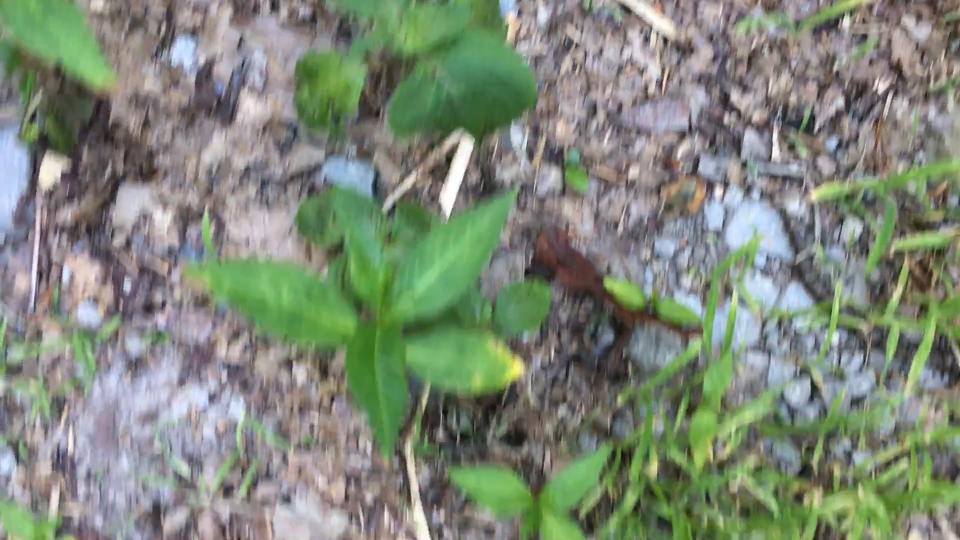
#> input picture frame 13 of patchy_ground.MOV, 1920 x 1080 px (shown at 1/2 size)
$ python litter_detect.py
#> lines starting #> are read from the running program, lines starting #| are printed output that depends on the picture; after the words box and inside, x2 and y2 are one past the last pixel; in counts of white or black regions, pixels touching at a corner belong together
import cv2
import numpy as np

# specify the file that's being read
video = cv2.VideoCapture('patchy_ground.MOV')
# 'few_plants.MOV'
# 'cigarette.MOV'
# 'patchy_ground.MOV'

# loop through each frame
while True:
    ret, img_frame = video.read()
#> img_frame is the input picture: shape (1080, 1920, 3); mean B, G, R 120.2, 136.3, 126.7
    if ret==False:
        break
    hsv_frame = cv2.cvtColor(img_frame, cv2.COLOR_BGR2HSV)
#> hsv_frame: shape (1080, 1920, 3); mean H, S, V 73.4, 51.8, 143.4
    hsv_frame[:,:,2] -= 60
#> hsv_frame: shape (1080, 1920, 3); mean H, S, V 73.4, 51.8, 88.5

# RED
    red_lower = np.array([160,100,150],dtype=np.uint8)
    red_upper = np.array([180,255,255],dtype=np.uint8)
    red_mask = cv2.inRange(hsv_frame, red_lower, red_upper)
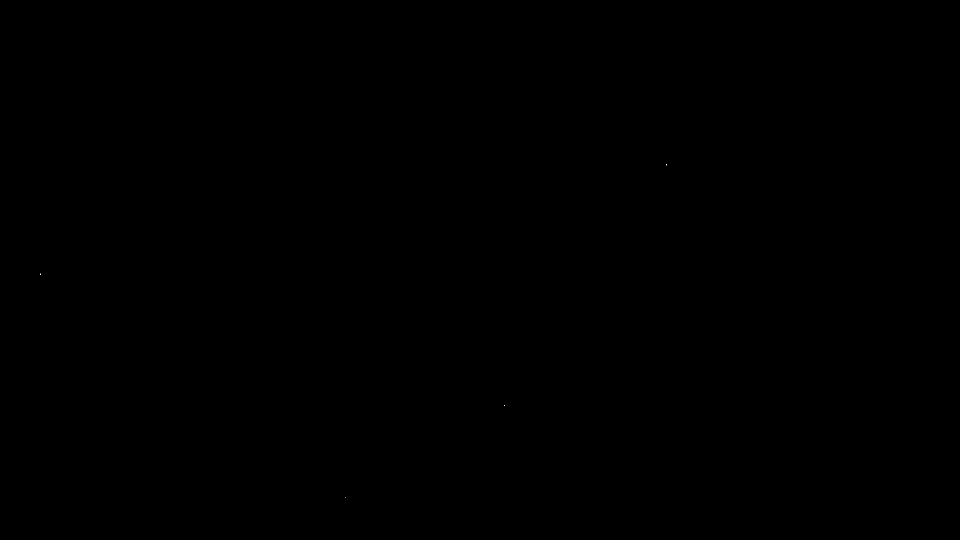
#> red_mask: shape (1080, 1920) (shown at 1/2 size); 0% white in thin lines or dots, all inside (x1, y1, x2, y2) = (81, 329, 1334, 995)

# ORANGE/YELLOW
    orange_lower = np.array([5, 50, 50],np.uint8)
    orange_upper = np.array([30, 255, 255],np.uint8)
    orange_mask = cv2.inRange(hsv_frame, orange_lower, orange_upper)
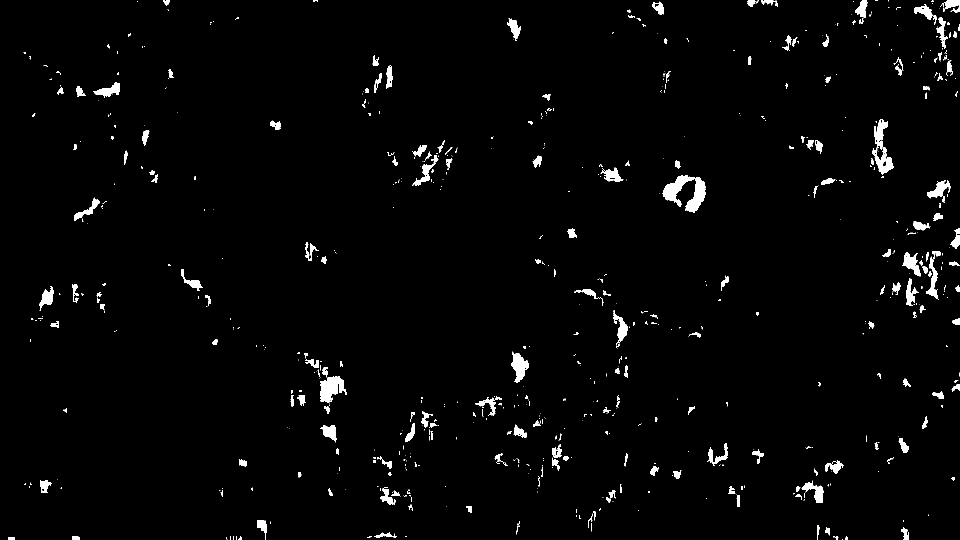
#> orange_mask: shape (1080, 1920) (shown at 1/2 size); 2.3% white; 795 white regions (544 under 20 px), largest, box (x1, y1, x2, y2) and area: (1324, 350, 1412, 424) 3076, (1744, 238, 1788, 350) 1911, (640, 752, 694, 806) 1703

# GREEN
    green_lower = np.array([30,80,100],dtype=np.uint8)
    green_upper = np.array([90,255,255],dtype=np.uint8)
    green_mask = cv2.inRange(hsv_frame, green_lower, green_upper)
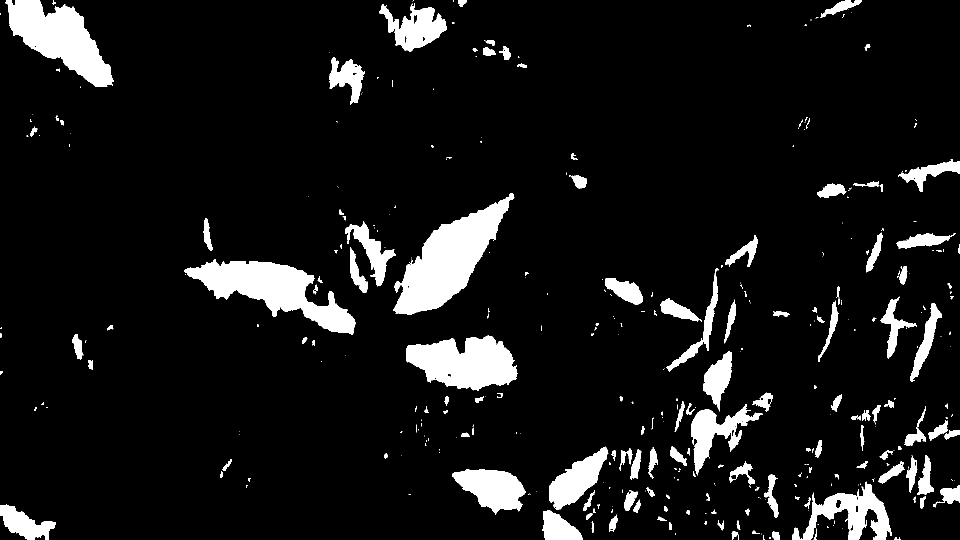
#> green_mask: shape (1080, 1920) (shown at 1/2 size); 8.9% white; 464 white regions (291 under 20 px), largest, box (x1, y1, x2, y2) and area: (789, 386, 1028, 630) 24251, (368, 518, 711, 669) 20820, (11, 0, 226, 174) 18467

# BLUE
    blue_lower = np.array([105,153,160],dtype=np.uint8)
    blue_upper = np.array([140,255,255],dtype=np.uint8)
    blue_mask = cv2.inRange(hsv_frame, blue_lower, blue_upper)
#> blue_mask: shape (1080, 1920); 0% white in thin lines or dots, all inside (x1, y1, x2, y2) = (1728, 723, 1729, 724)

# WHITE
    white_lower = np.array([0, 0, 190],np.uint8)
    white_upper = np.array([359, 50, 255],np.uint8)
    white_mask = cv2.inRange(hsv_frame, white_lower, white_upper)
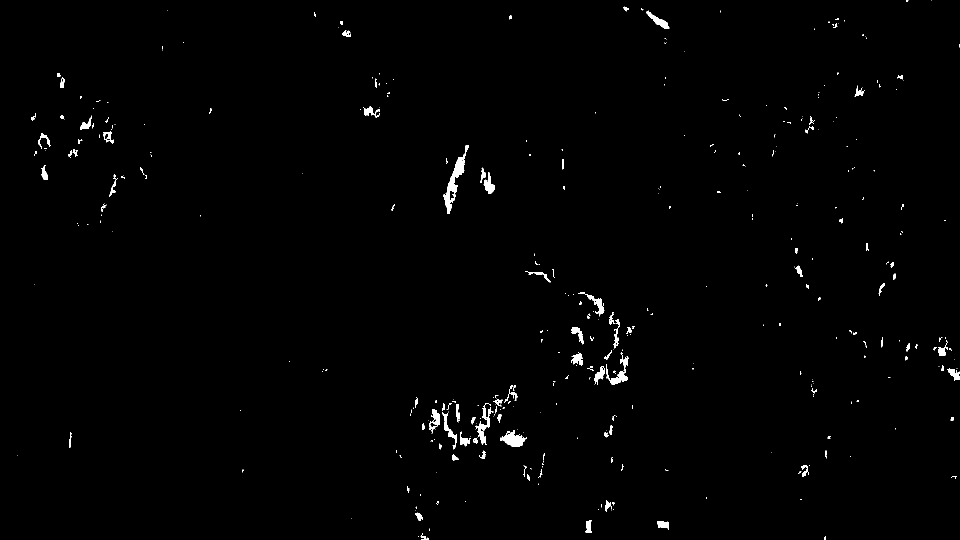
#> white_mask: shape (1080, 1920) (shown at 1/2 size); 0.89% white; 411 white regions (288 under 20 px), largest, box (x1, y1, x2, y2) and area: (887, 291, 938, 428) 1727, (1000, 860, 1054, 894) 929, (951, 806, 987, 890) 854

    white = cv2.bitwise_and(img_frame, img_frame, mask=white_mask)
    blue = cv2.bitwise_and(img_frame,img_frame,mask=blue_mask)
    both = cv2.bitwise_or(white,blue)

# Filter out the white and blue shades from the image
    cv2.namedWindow("output", cv2.WINDOW_NORMAL)
    img_resized = cv2.resize(img_frame, (int(img_frame.shape[1]*0.5),int(img_frame.shape[0]*0.5)))
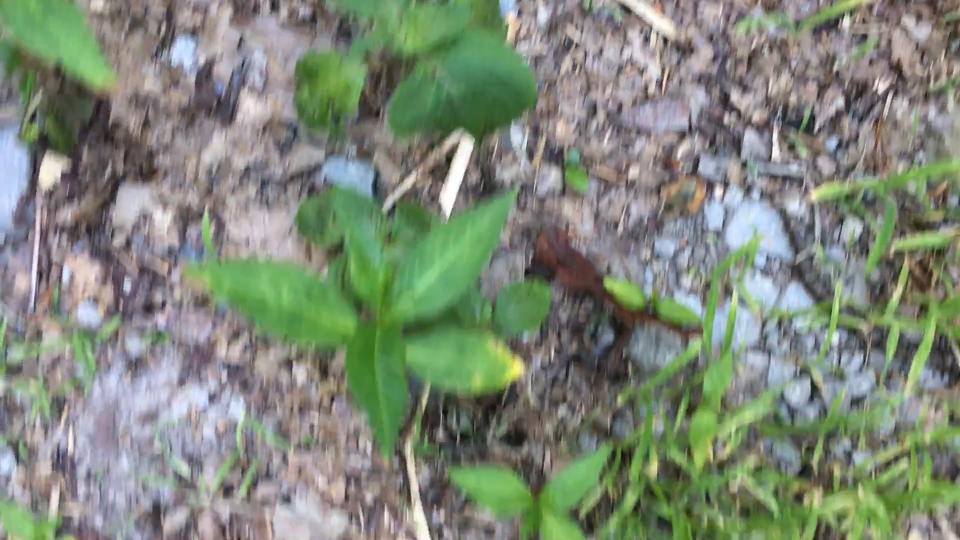
#> img_resized: shape (540, 960, 3); mean B, G, R 120.3, 136.5, 126.8
    output_final = cv2.resize(white, (int(white.shape[1]*0.5),int(white.shape[0]*0.5)))
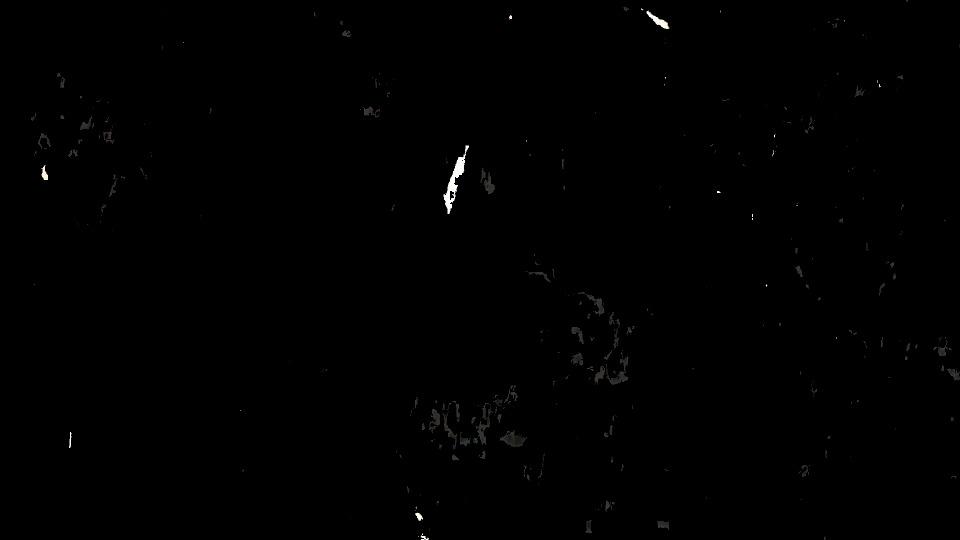
#> output_final: shape (540, 960, 3); mean B, G, R 0.7, 0.7, 0.7
    cv2.imshow("output", np.hstack([img_resized, output_final]))
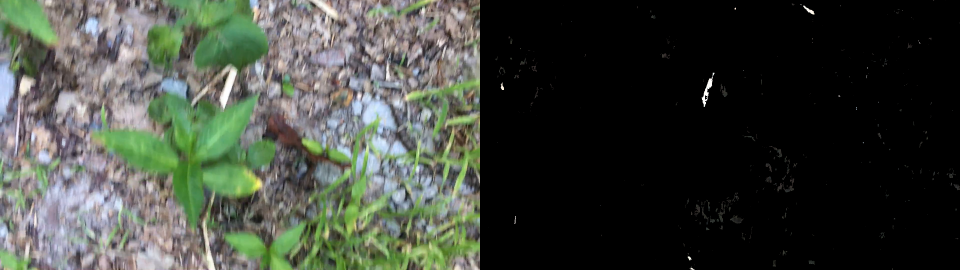
#> window 'output': shape (540, 1920, 3) (shown at 1/2 size); mean B, G, R 60.5, 68.6, 63.8
    # Close the window if the Q key is pressed
    if cv2.waitKey(25) & 0xFF == ord('q'):
#> (key q is pressed here)
        break

$ run again, starting later in the video
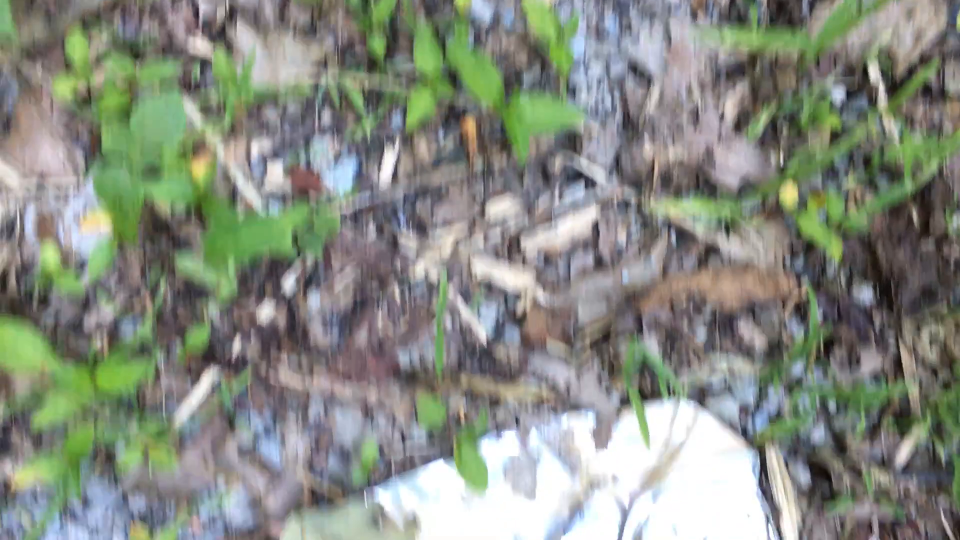
#> input picture frame 60 of patchy_ground.MOV, 1920 x 1080 px (shown at 1/2 size)
#> img_frame is the input picture: shape (1080, 1920, 3); mean B, G, R 128.9, 139.7, 134.4
#> red_mask: shape (1080, 1920); 0% white in thin lines or dots, all inside (x1, y1, x2, y2) = (1652, 698, 1743, 1058)
#> `orange_mask = cv2.inRange(hsv_frame, orange_lower, orange_upper)`:
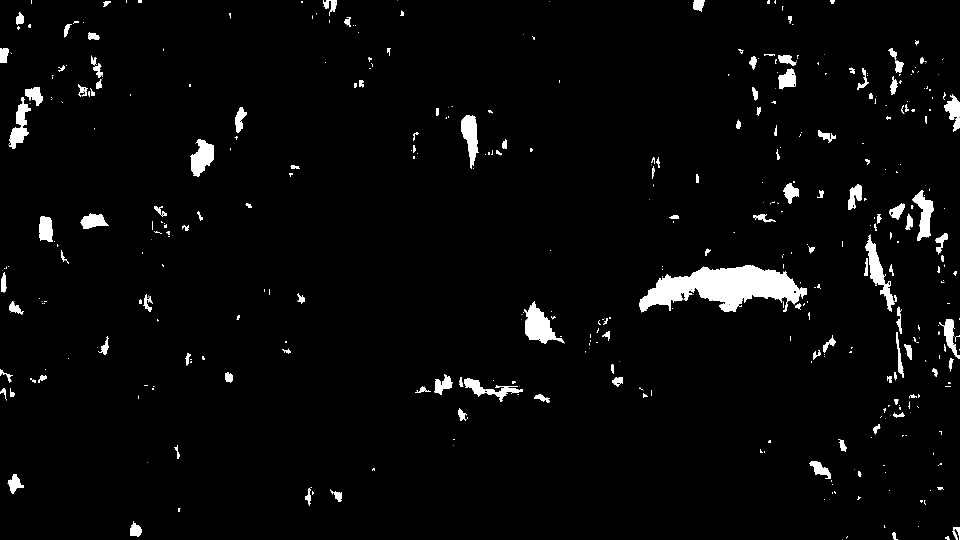
#> orange_mask: shape (1080, 1920) (shown at 1/2 size); 3.2% white; 498 white regions (300 under 20 px), largest, box (x1, y1, x2, y2) and area: (1278, 530, 1614, 624) 17677, (1048, 602, 1129, 688) 3179, (1730, 469, 1789, 624) 2556
#> green_mask: shape (1080, 1920); 6.6% white; 283 white regions (168 under 20 px), largest, box (x1, y1, x2, y2) and area: (0, 646, 185, 855) 16213, (188, 215, 384, 408) 14699, (1022, 190, 1158, 318) 8472
#> blue_mask: shape (1080, 1920); 0% white in thin lines or dots, all inside (x1, y1, x2, y2) = (1694, 186, 1695, 193)
#> white_mask: shape (1080, 1920); 5.1% white; 448 white regions (294 under 20 px), largest, box (x1, y1, x2, y2) and area: (757, 858, 1141, 1080) 36920, (1287, 826, 1533, 1080) 31997, (1126, 818, 1328, 1080) 15963
#> `cv2.imshow("output", np.hstack([img_resized, output_final]))`:
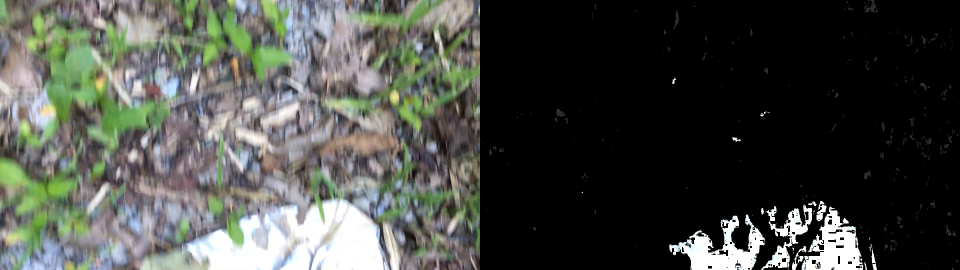
#> window 'output': shape (540, 1920, 3) (shown at 1/2 size); mean B, G, R 70.3, 75.7, 72.9

$ run again, starting later in the video
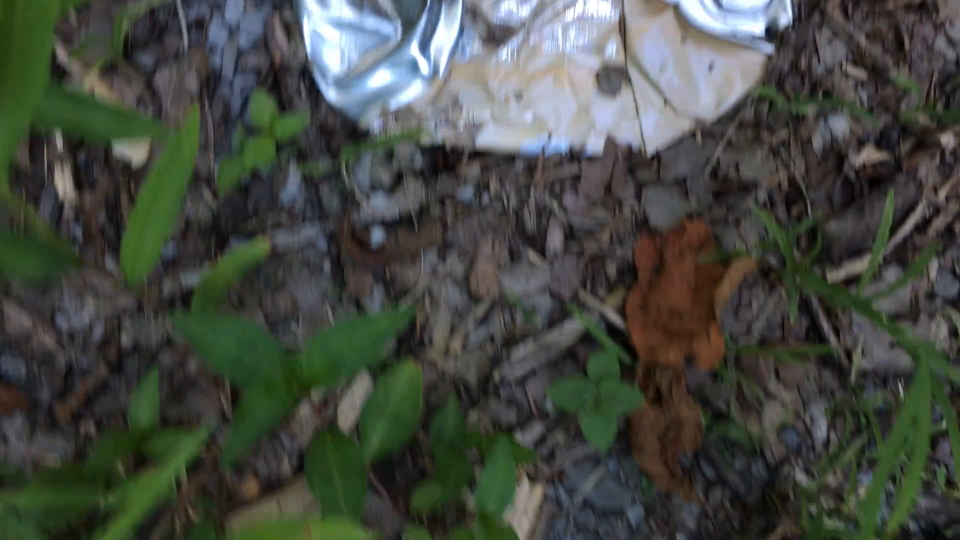
#> input picture frame 107 of patchy_ground.MOV, 1920 x 1080 px (shown at 1/2 size)
#> img_frame is the input picture: shape (1080, 1920, 3); mean B, G, R 66.2, 73.4, 68.9
#> red_mask: shape (1080, 1920); 0.05% white in thin lines or dots, all inside (x1, y1, x2, y2) = (64, 5, 1920, 979)
#> `orange_mask = cv2.inRange(hsv_frame, orange_lower, orange_upper)`:
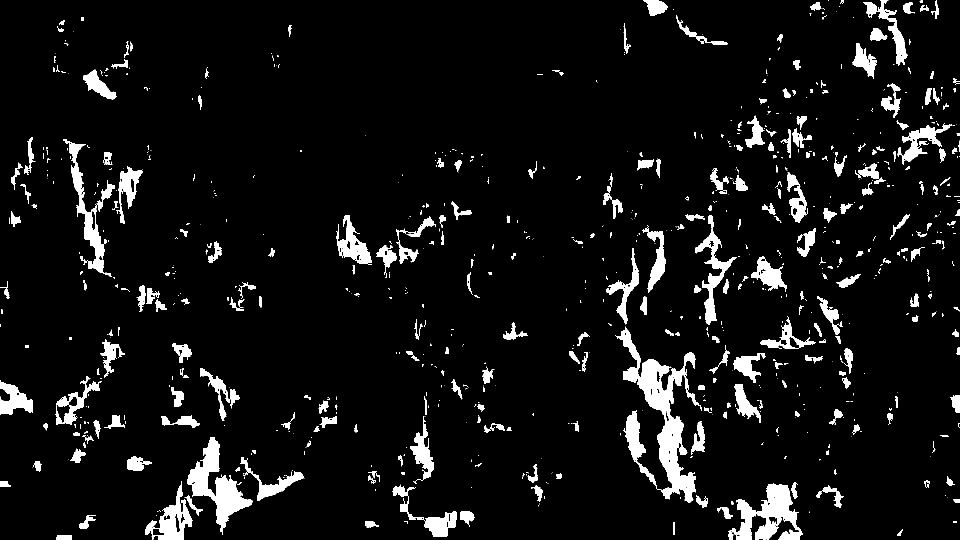
#> orange_mask: shape (1080, 1920) (shown at 1/2 size); 7.2% white; 924 white regions (571 under 20 px), largest, box (x1, y1, x2, y2) and area: (1230, 653, 1404, 1006) 17834, (374, 874, 505, 1070) 8327, (1456, 966, 1606, 1080) 8117
#> green_mask: shape (1080, 1920); 6.5% white; 561 white regions (364 under 20 px), largest, box (x1, y1, x2, y2) and area: (0, 830, 394, 997) 21830, (816, 778, 1032, 1080) 19001, (1549, 434, 1750, 637) 9584
#> blue_mask: shape (1080, 1920); 0.01% white; 13 white regions (8 under 20 px), largest, box (x1, y1, x2, y2) and area: (1532, 56, 1538, 69) 56, (487, 194, 494, 208) 49, (622, 155, 629, 170) 40, (634, 177, 639, 186) 22, (1218, 657, 1224, 662) 21
#> white_mask: shape (1080, 1920); 10.9% white; 1636 white regions (965 under 20 px), largest, box (x1, y1, x2, y2) and area: (200, 658, 455, 882) 14850, (848, 658, 1084, 858) 9369, (454, 510, 576, 629) 5951
#> `cv2.imshow("output", np.hstack([img_resized, output_final]))`:
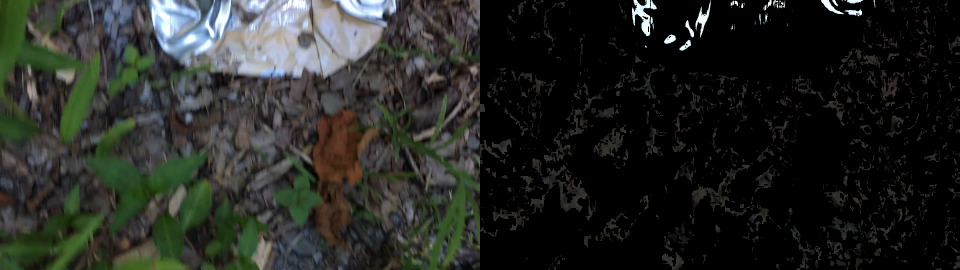
#> window 'output': shape (540, 1920, 3) (shown at 1/2 size); mean B, G, R 36.2, 39.9, 37.7
